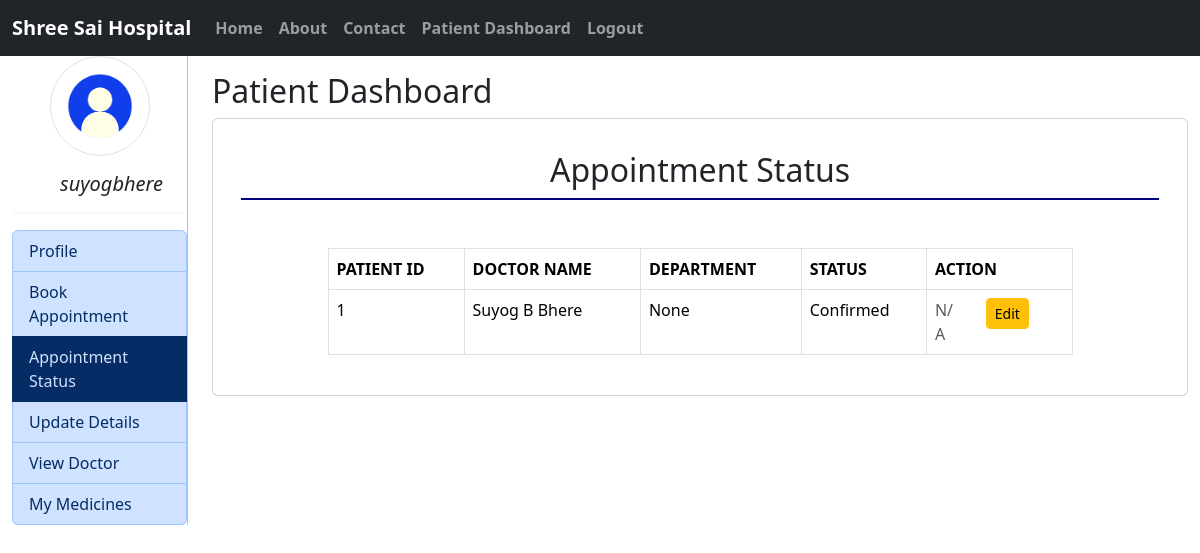
Before: /hms_patient/My_Appointment/ (signed in) with the older database file.
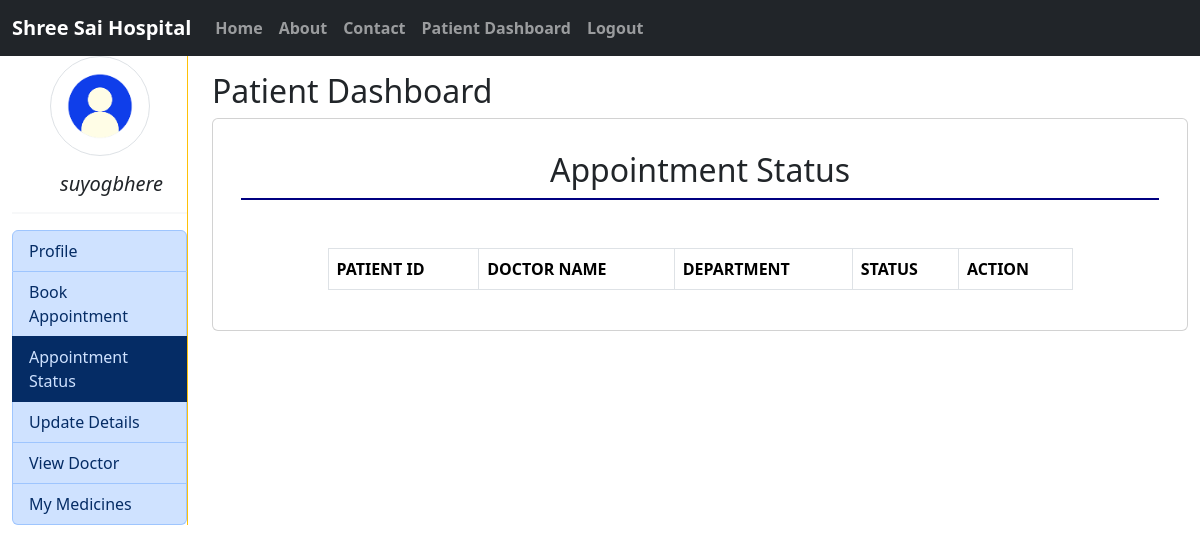
After: the same page with the newer database file.
### hms/models.py (models this page shows, shortened)
class Appointment(models.Model):
    Appointment_ID = models.AutoField(primary_key=True)
    Appointment_datetime = models.DateTimeField()
    Status = models.CharField(choices=Appointment_status, max_length=255,default='PENDING')
    P_ID = models.ForeignKey(Patient, on_delete=models.CASCADE)
    D_ID = models.ForeignKey(Doctor, on_delete=models.CASCADE)

class Doctor(models.Model):
    user = models.OneToOneField(User, on_delete=models.CASCADE)
    D_ID = models.AutoField(primary_key=True)
    Department = models.ForeignKey(Department,on_delete=models.CASCADE,null=True)

class User(AbstractBaseUser,PermissionsMixin):
    first_name= models.CharField(max_length=250)
    last_name= models.CharField(max_length=250)
    email= models.EmailField(unique=True)
    mobile= models.CharField(max_length=10)
    is_active=models.BooleanField(default=True)
    is_staff=models.BooleanField(default=False)
    is_patient=models.BooleanField(default=False)
    is_doctor=models.BooleanField(default=False)
    gender = models.CharField(choices=Gender_choice,max_length=100)
    USERNAME_FIELD = 'email'
    REQUIRED_FIELDS = ['mobile']
    object = CustomUserManager()

### hms_patient/views.py (the view)
# urls.py: path('My_Appointment/', views.My_Appointment,name='Doctor_My_Appointment'),
def My_Appointment(request):
    if not hasattr(request.user, 'patient'):
        return HttpResponseForbidden("You are not authorized to view this page.")
    patient = get_object_or_404(Patient, user = request.user)
    appointments = Appointment.objects.filter(P_ID=patient)
    return render(request, 'hms_patient/my_appointment.html',locals())

### hms_patient/templates/hms_patient/my_appointment.html (shortened to what this page needs)
{% extends 'hms_patient/patient_index.html' %}
{% load static %}
{% block patient  %}
<div>
    <h2>Patient Dashboard</h2>
    <div class="container card">
        <div class="card-body my-2 ">
            {% block PatientHeading %}
            <h2 class="p-2 text-center" style="border-bottom: 2px solid navy;">Appointment Status</h2>
            {% endblock PatientHeading %}
        <div class="container mt-5 table-responsive">
            <div class="col-sm-10 mx-auto">
                <table class="table table-bordered table-hover">
                    <thead>
                        <tr>
                            <th>PATIENT ID</th>
                            <th>DOCTOR NAME</th>
                            <th>DEPARTMENT</th>
                            <th>STATUS</th>
                            <th>ACTION</th>
                        </tr>
                    </thead>
                    <tbody>
                        {% for appointment in appointments %}
                            <tr>
                                <td>{{appointment.Appointment_ID}}</td>
                                <td>{{appointment.D_ID.user.first_name}} {{appointment.D_ID.user.last_name}}</td>
                                <td>{{appointment.D_ID.Department}}</td>
                                <td>{{appointment.Status}}</td>
                                <td>
                                    <div class="row">
                                        <div class="col-sm-4">
                                            {% if appointment.Status == 'Pending' %}
                                            <a href="{% url 'cancel_appointment' appointment.Appointment_ID %}" class="btn btn-danger btn-sm">
                                                Cancel
                                            </a>
                                            {% else %}
                                                <span class="text-muted">N/A</span>
                                            {% endif %}
                                        </div>
                                        <div class="col-sm-4">
                                            <form action="{% url 'Edit_Appointment' appointment.Appointment_ID  %}" method="GET">
                                                <input type="submit" value="Edit" class="btn btn-warning btn-sm">
                                            </form>
                                        </div>
                                    </div>
                                </td>
                            </tr>
                        {% endfor %}
                    </tbody>
                </table>
            </div>
        </div>
        </div>
    </div>
</div>
{% endblock patient %}

Changed rows visible on the page:
removed Appointment: Appointment_ID "1", D_ID.user.first_name "Suyog B", D_ID.user.last_name "Bhere", D_ID.Department "None", Status "Confirmed", shows "N/A"
